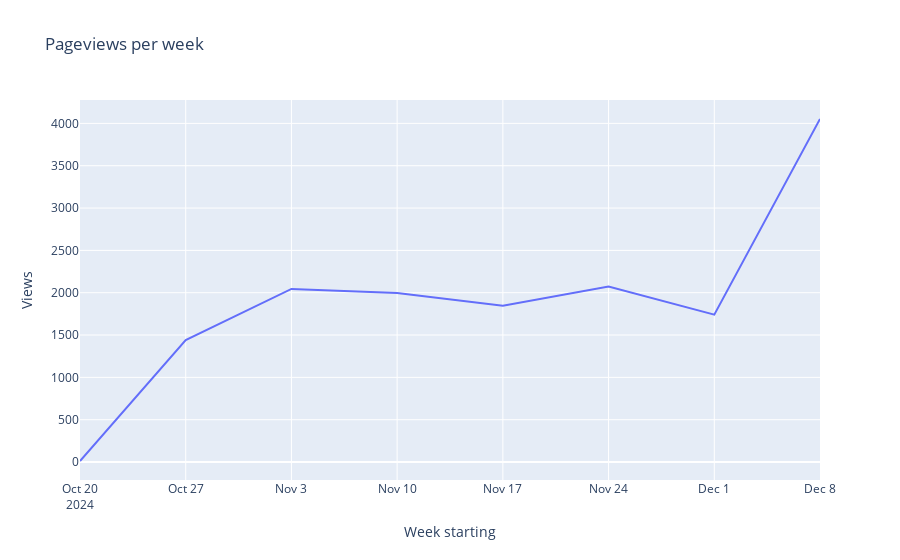

Notebook source saved alongside this figure:
### Code cell
px.line(
    views_by_week,
    y="Views",
    title="Pageviews per week",
)

### Figure 1 — Plotly figure (JSON) as saved in the notebook; plotly's stock layout.template omitted (floating-point values rounded to 4 significant figures)
{"data": [{"hovertemplate": "Week starting=%{x}<br>Views=%{y}<extra></extra>", "legendgroup": "", "line": {"color": "#636efa", "dash": "solid"}, "marker": {"symbol": "circle"}, "mode": "lines", "name": "", "orientation": "v", "showlegend": false, "type": "scatter", "x": ["2024-10-20T00:00:00.000000000", "2024-10-27T00:00:00.000000000", "2024-11-03T00:00:00.000000000", "2024-11-10T00:00:00.000000000", "2024-11-17T00:00:00.000000000", "2024-11-24T00:00:00.000000000", "2024-12-01T00:00:00.000000000", "2024-12-08T00:00:00.000000000"], "xaxis": "x", "y": [12, 1440, 2045, 1997, 1847, 2074, 1741, 4052], "yaxis": "y"}], "layout": {"legend": {"tracegroupgap": 0}, "title": {"text": "Pageviews per week"}, "xaxis": {"anchor": "y", "domain": [0, 1], "title": {"text": "Week starting"}}, "yaxis": {"anchor": "x", "domain": [0, 1], "title": {"text": "Views"}}}}
